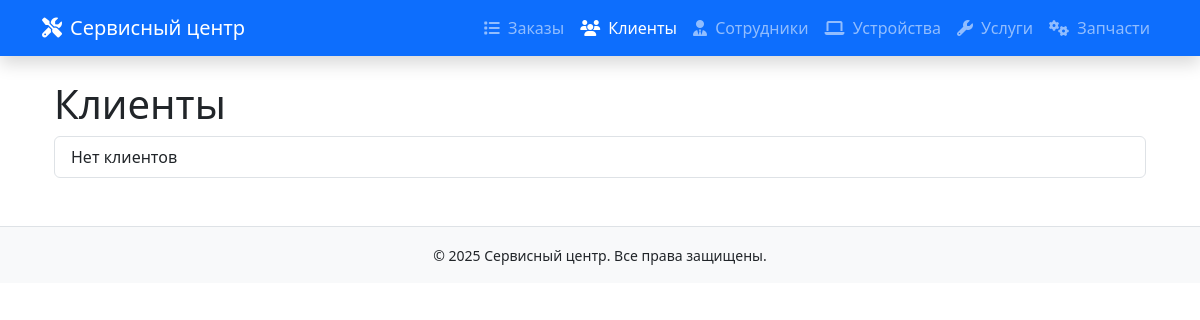
Page /serv/clients/ on the earlier database version.
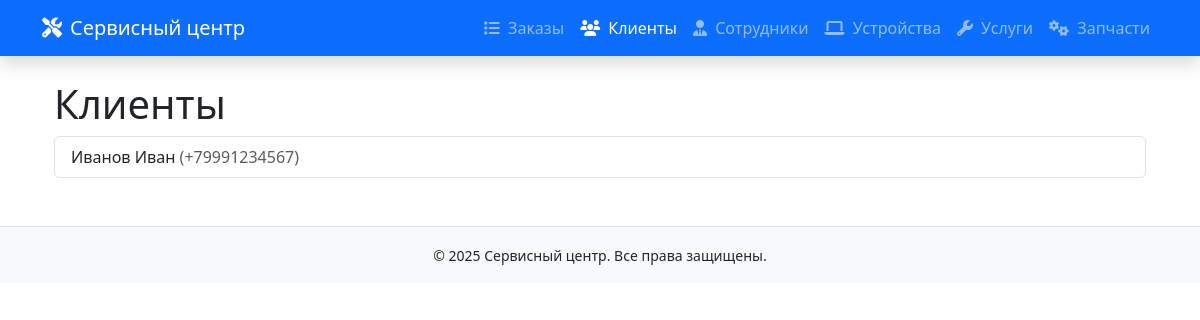
Same page on the later database version.
### SAMserv/models.py (models this page shows, shortened)
class Client(models.Model):
    phone_number = models.CharField(max_length=20)
    email = models.CharField(max_length=100)
    last_name = models.CharField(max_length=25)
    first_name = models.CharField(max_length=25)
    middle_name = models.CharField(max_length=25, blank=True, null=True)

### SAMserv/views.py (the view)
# urls.py: path('clients/', views.client_list, name='client-list'),
def client_list(request):
    clients = Client.objects.all()
    return render(request, 'clients/client_list.html', {'clients': clients})

### SAMserv/templates/clients/client_list.html (shortened to what this page needs)
{% extends 'base.html' %}
{% block content %}
<div class="container">
    <h1>Клиенты</h1>
    <ul class="list-group">
        {% for client in clients %}
            <li class="list-group-item">
                {{ client.last_name }} {{ client.first_name }}
                <span class="text-muted">({{ client.phone_number }})</span>
            </li>
        {% empty %}
            <li class="list-group-item">Нет клиентов</li>
        {% endfor %}
    </ul>
</div>
{% endblock %}

Differences in the rows shown:
added Client: last_name "Иванов", first_name "Иван", phone_number "+79991234567"
Other differences:
text no longer shown: "Нет клиентов"
